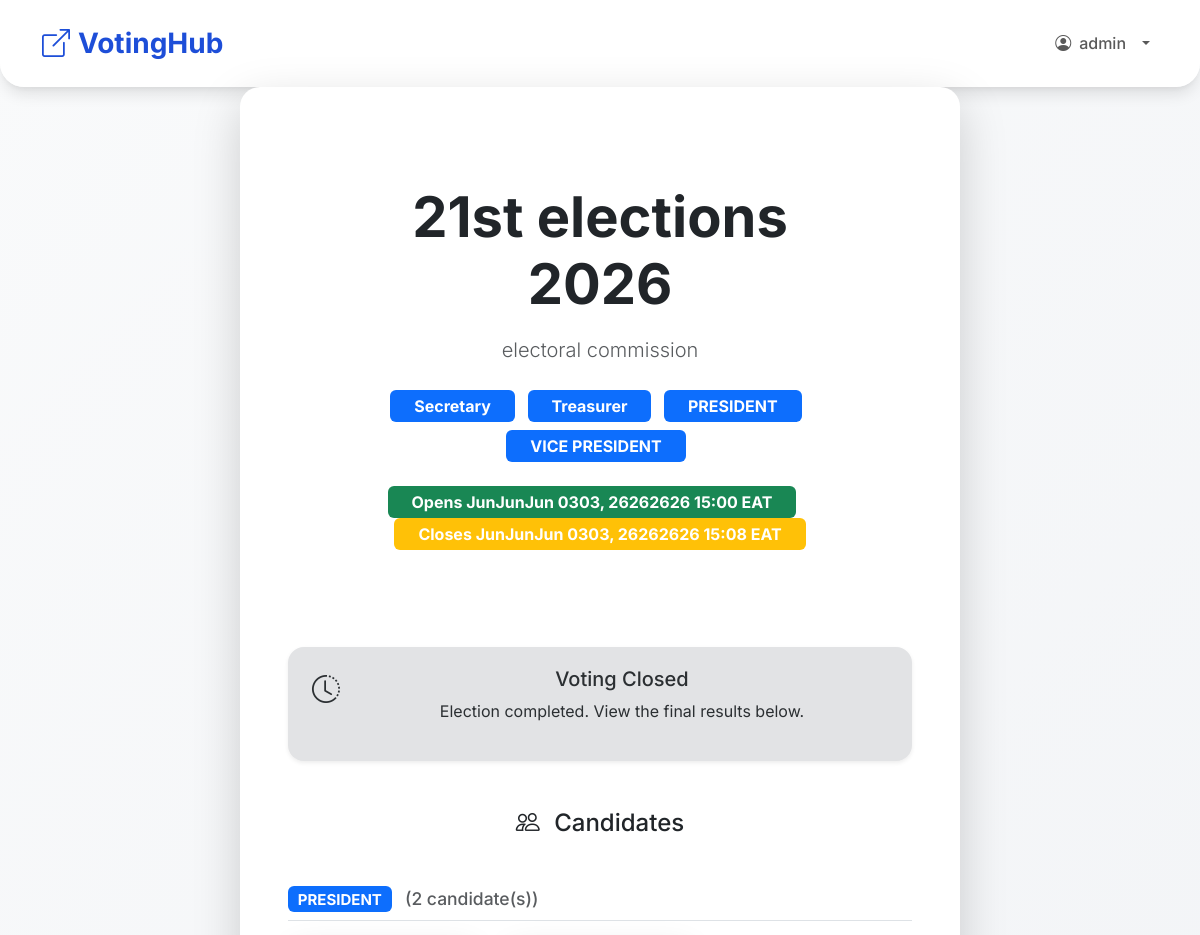
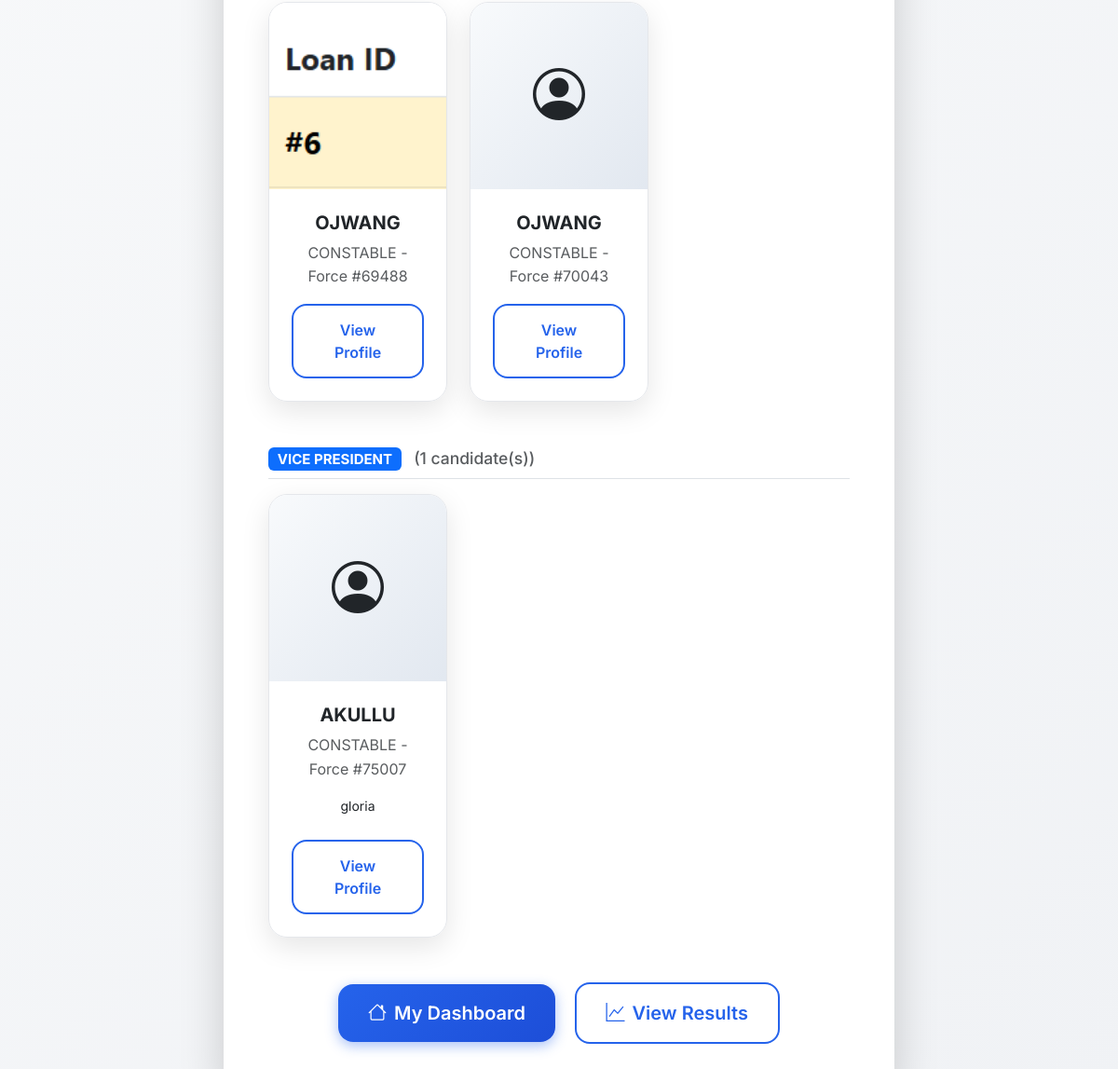
Screenshot of /polls/elections/2/ (signed in) with the database file from the repository (2 pictures, top to bottom).
### polls/models.py (models this page shows, shortened)
class PoliceUser(AbstractUser):
    force_number = models.CharField(
        max_length=50,
        unique=True,
        help_text="Force Number"
    )
    rank = models.CharField(
        max_length=50,
        choices=[
            ('PC', 'PC'),
            ('CPL', 'CPL'),
            ('SGT', 'SGT'),
            ('S/SGT', 'S/SGT'),
            ('HCM', 'HCM'),
            ('AIP', 'AIP'),
            ('IP', 'IP'),
            ('ASP', 'ASP'),
            ('SP', 'SP'),
            ('SSP', 'SSP'),
            ('ACP', 'ACP'),
            ('CP', 'CP'),
        ]
    )
    station = models.CharField(max_length=100)
    phone = models.CharField(max_length=15, blank=True)
    otp_code = models.CharField(max_length=6, blank=True, null=True)
    otp_expiry = models.DateTimeField(blank=True, null=True)
    is_active_voter = models.BooleanField(default=False)
    role = models.CharField(
        max_length=20,
        choices=[
            ('SUPER_ADMIN', 'Super Admin'),
            ('ADMIN', 'Election Admin'),
            ('VOTER', 'Voter'),
        ],
        default='VOTER'
    )
    must_change_password = models.BooleanField(default=True)

class Election(models.Model):
    title = models.CharField(max_length=200)
    description = models.TextField(blank=True)
    positions = models.ManyToManyField(Position, through='ElectionPosition', related_name='elections')
    start_time = models.DateTimeField()
    end_time = models.DateTimeField()
    eligible_ranks = models.CharField(max_length=500, blank=True, help_text="Comma-separated ranks")
    eligible_stations = models.CharField(max_length=500, blank=True, help_text="Comma-separated stations")
    created_by = models.ForeignKey(PoliceUser, on_delete=models.CASCADE, related_name='created_elections')
    logo = models.ImageField(upload_to='election_logos/', blank=True, null=True)
    def eligible_rank_values(self):
        if not self.eligible_ranks:
            return set()
        return self._split_eligible_values(self.eligible_ranks, upper=True)
    def eligible_station_values(self):
        if not self.eligible_stations:
            return set()
        return self._split_eligible_values(self.eligible_stations)
    def is_open(self):
        now = timezone.now()
        return self.start_time <= now <= self.end_time
    def is_voter_eligible(self, voter):
        voter_rank = (voter.rank or '').strip().upper()
        voter_station = (voter.station or '').strip().casefold()
        eligible_ranks = self.eligible_rank_values()
        if eligible_ranks and voter_rank not in eligible_ranks:
            return False
        eligible_stations = self.eligible_station_values()
        if eligible_stations and voter_station not in eligible_stations:
            return False
        return True
    class Meta:
        ordering = ['-start_time']

class Position(models.Model):
    name = models.CharField(max_length=100, unique=True)

class Candidate(models.Model):
    name = models.CharField(max_length=200)
    force_number = models.CharField(max_length=50)
    rank = models.CharField(
        max_length=50,
        choices=[
            ('PC', 'PC'),
            ('CPL', 'CPL'),
            ('SGT', 'SGT'),
            ('S/SGT', 'S/SGT'),
            ('HCM', 'HCM'),
            ('AIP', 'AIP'),
            ('IP', 'IP'),
            ('ASP', 'ASP'),
            ('SP', 'SP'),
            ('ACP', 'ACP'),
            ('CP', 'CP'),
        ]
    )
    photo = models.ImageField(upload_to='candidates/', blank=True, null=True)
    biography = models.TextField(blank=True, help_text="Short manifesto")
    position = models.ForeignKey(Position, on_delete=models.CASCADE)
    election = models.ForeignKey(Election, on_delete=models.CASCADE, related_name='candidates')
    created_by = models.ForeignKey(PoliceUser, on_delete=models.CASCADE)
    class Meta:
        unique_together = ('election', 'force_number')
        ordering = ['position', 'name']

### polls/views.py (the view)
# urls.py: path('elections/<int:election_id>/', views.detail, name='detail'),
@login_required
def detail(request, election_id):
    election = get_object_or_404(Election.objects.prefetch_related('positions'), pk=election_id)
    candidates = election.candidates.annotate(vote_count=Count('vote'))
    is_registered = ElectionRegistration.objects.filter(voter=request.user, election=election).exists()
    is_eligible = election.is_voter_eligible(request.user)
    positions_with_candidates = {}
    for candidate in candidates:
        pos = candidate.position
        if pos not in positions_with_candidates:
            positions_with_candidates[pos] = []
        positions_with_candidates[pos].append(candidate)
    user_votes = Vote.objects.filter(voter=request.user, election=election).select_related('position', 'candidate')
    voted_position_ids = set(vote.position_id for vote in user_votes)
    has_voted = len(voted_position_ids) > 0
    context = {
        'election': election,
        'positions_with_candidates': positions_with_candidates,
        'user_votes': user_votes,
        'voted_position_ids': voted_position_ids,
        'has_voted': has_voted,
        'is_registered': is_registered,
        'is_eligible': is_eligible,
        'now': timezone.now(),
    }
    return render(request, 'polls/detail.html', context)

### templates/polls/detail.html (shortened to what this page needs)
{% extends 'base.html' %}
{% block content %}
<div class="container">
    <div class="row justify-content-center">
        <div class="col-lg-8">
            <div class="card shadow-lg border-0 mb-5">
                <div class="card-body p-5 text-center">
<div class="election-hero mb-5">
                        <h1 class="display-4 fw-bold mb-3">{{ election.title }}</h1>
                        {% if election.description %}
                            <p class="lead text-muted mb-4">{{ election.description }}</p>
                        {% endif %}
                        <div class="election-meta">
                            {% for pos in election.positions.all %}
                                <span class="badge bg-primary fs-6 px-4 py-2 me-2 mb-2">{{ pos.name }}</span>
                            {% endfor %}
                        </div>
                        <div class="mt-3">
                            <span class="badge bg-success fs-6 px-4 py-2 me-3">
                                Opens {{ election.start_time|date:"MMM dd, yyyy H:i" }} EAT
                            </span>
                            <span class="badge bg-warning fs-6 px-4 py-2">
                                Closes {{ election.end_time|date:"MMM dd, yyyy H:i" }} EAT
                            </span>
                        </div>
                    </div>
                    {% if not user.is_authenticated %}
                        <div class="alert alert-info border-0 shadow-sm">
                            <i class="bi bi-shield-lock fs-3 me-3 float-start"></i>
                            <div>
                                <h5>Login Required</h5>
                                <p>Participate in this election by logging in with your police credentials.</p>
                                <a href="{% url 'polls:login' %}" class="btn btn-primary btn-lg mt-3">
                                    <i class="bi bi-box-arrow-in-right"></i> Login to Vote
                                </a>
                            </div>
                        </div>
                    {% else %}
                        <div class="alert alert-secondary border-0 shadow-sm">
                            <i class="bi bi-clock-history fs-3 me-3 float-start"></i>
                            <div>
                                <h5>Voting Closed</h5>
                                <p>Election completed. View the final results below.</p>
                            </div>
                        </div>
                    {% endif %}
                    {% if positions_with_candidates %}
                        <div class="candidates-section mt-5">
                            <h4 class="text-center mb-5">
                                <i class="bi bi-people me-2"></i>
                                Candidates
                            </h4>
                            {% for position, candidates in positions_with_candidates.items %}
                                <div class="mb-5">
                                    <h5 class="text-start mb-3 border-bottom pb-2">
                                        <span class="badge bg-primary">{{ position.name }}</span>
                                        <span class="text-muted small ms-2">({{ candidates|length }} candidate(s))</span>
                                    </h5>
                                    <div class="row g-4">
                                        {% for candidate in candidates %}
                                            <div class="col-md-6 col-lg-4">
                                                <div class="candidate-card h-100">
                                                    {% if candidate.photo %}
                                                        <img src="{{ candidate.photo.url }}" alt="{{ candidate.name }}" class="candidate-photo">
                                                    {% else %}
                                                        <div class="candidate-placeholder">
                                                            <i class="bi bi-person-circle display-4"></i>
                                                        </div>
                                                    {% endif %}
                                                    <div class="p-4">
                                                        <h5 class="fw-bold mb-2">{{ candidate.name }}</h5>
                                                        <p class="text-muted mb-3">{{ candidate.rank }} - Force #{{ candidate.force_number }}</p>
                                                        {% if candidate.biography %}
                                                            <p class="small mb-4">{{ candidate.biography|truncatewords:25 }}</p>
                                                        {% endif %}
                                                        <a href="{% url 'polls:view_candidate' candidate.id %}" class="btn btn-outline-primary w-100">
                                                            View Profile
                                                        </a>
                                                    </div>
                                                </div>
                                            </div>
                                        {% endfor %}
                                    </div>
                                </div>
                            {% endfor %}
                        </div>
                    {% endif %}
                    <div class="text-center mt-6">
                        {% if user.is_authenticated %}
                            <a href="{% url 'polls:dashboard' %}" class="btn btn-primary btn-lg px-6 py-3 me-3">
                                <i class="bi bi-house"></i> My Dashboard
                            </a>
                        {% endif %}
                        <a href="{% url 'polls:results' election.id %}" class="btn btn-outline-primary btn-lg px-6 py-3">
                            <i class="bi bi-graph-up"></i> View Results
                        </a>
                    </div>
                </div>
            </div>
        </div>
    </div>
</div>
{% endblock %}

### templates/base.html (shortened to what this page needs)
<!DOCTYPE html>
<html lang="en">
<head>
    <link href="https://cdn.jsdelivr.net/npm/bootstrap@5.3.3/dist/css/bootstrap.min.css" rel="stylesheet">
    {% load static %}
    <link href="https://cdn.jsdelivr.net/npm/bootstrap-icons@1.11.3/font/bootstrap-icons.css" rel="stylesheet">
    <link rel="stylesheet" href="{% static 'polls/css/modern.css' %}">
</head>
<body class="{% block body_class %}{% endblock %}">
    <nav class="navbar navbar-expand-lg py-3">
        <div class="container">
            <a class="navbar-brand fw-bold" href="{% url 'polls:dashboard' %}">
                <i class="bi bi-box-arrow-up-right me-2"></i>VotingHub
            </a>
            <div class="collapse navbar-collapse" id="navbarNav">
                <ul class="navbar-nav ms-auto align-items-lg-center">
                    {% if user.is_authenticated %}
                        <li class="nav-item dropdown">
                            <a class="nav-link dropdown-toggle d-flex align-items-center gap-2" href="#" role="button" data-bs-toggle="dropdown" aria-expanded="false">
                                <i class="bi bi-person-circle"></i> <span>{{ user.username }}</span>
                            </a>
                        </li>
                    {% else %}
                        <li class="nav-item">
                            <a class="nav-link" href="{% url 'polls:login' %}"><i class="bi bi-box-arrow-in-right me-1"></i> Login</a>
                        </li>
                    {% endif %}
                </ul>
            </div>
        </div>
    </nav>
    <div class="container">
        {% block content %}
        {% endblock %}
    </div>
</body>
</html>

### static/polls/css/modern.css (style rules this page uses)
:root { --primary: #2563eb; --primary-dark: #1d4ed8; --success: #10b981; --success-dark: #059669; --danger: #ef4444; --warning: #f59e0b; --dark: #1f2937; --light: #f9fafb; --border: #e5e7eb; --shadow: 0 10px 15px -3px rgba(0,0,0,0.1), 0 4px 6px -2px rgba(0,0,0,0.05); --shadow-lg: 0 25px 50px -12px rgba(0,0,0,0.25); }
* { margin: 0; padding: 0; box-sizing: border-box; }
body { font-family: 'Inter', -apple-system, BlinkMacSystemFont, sans-serif; line-height: 1.6; color: var(--dark); background: linear-gradient(135deg, var(--light) 0%, #f0f2f5 100%); min-height: 100vh; }
.navbar { background: rgba(255, 255, 255, 0.98); backdrop-filter: blur(20px); box-shadow: var(--shadow); border-radius: 0 0 24px 24px; padding: 1rem 0; }
.navbar-brand { font-weight: 800; font-size: 1.75rem; color: var(--primary-dark) !important; }
.card { background: white; border-radius: 20px; box-shadow: var(--shadow); border: none; overflow: hidden; transition: all 0.3s cubic-bezier(0.4, 0, 0.2, 1); }
.btn { border-radius: 16px; padding: 0.875rem 2rem; font-weight: 600; border: none; transition: all 0.3s cubic-bezier(0.4, 0, 0.2, 1); text-decoration: none; display: inline-flex; align-items: center; gap: 0.5rem; position: relative; overflow: hidden; }
.btn::before { content: ''; position: absolute; top: 0; left: -100%; width: 100%; height: 100%; background: linear-gradient(90deg, transparent, rgba(255,255,255,0.3), transparent); transition: left 0.5s; }
.btn-primary { background: linear-gradient(135deg, var(--primary) 0%, var(--primary-dark) 100%); color: white; box-shadow: 0 4px 14px 0 rgba(37, 99, 235, 0.4); }
.btn-outline-primary { color: var(--primary); border: 2px solid var(--primary); background: transparent; }
.alert { border-radius: 16px; border: none; padding: 1.25rem 1.5rem; box-shadow: var(--shadow); }
.election-card, .candidate-card { transition: all 0.3s cubic-bezier(0.4, 0, 0.2, 1); }
.candidate-photo, .candidate-placeholder { height: 220px; object-fit: cover; transition: transform 0.3s ease; }
.candidate-placeholder { background: linear-gradient(135deg, #f1f5f9, #e2e8f0); display: flex; align-items: center; justify-content: center; }
.navbar-nav .nav-link { white-space: nowrap; font-weight: 500; }
.navbar-nav .dropdown-toggle::after { vertical-align: middle; margin-left: 0.5rem; }
.card { animation: fadeInUp 0.6s ease forwards; }

### templates/polls/detail.html (style rules this page uses)
.election-hero { background: rgba(255,255,255,0.1); backdrop-filter: blur(20px); padding: 3rem; border-radius: 24px; border: 1px solid rgba(255,255,255,0.2); }
.candidate-card { border-radius: 20px; overflow: hidden; box-shadow: 0 10px 30px rgba(0,0,0,0.1); transition: all 0.3s ease; border: 1px solid #e5e7eb; }
.candidate-photo, .candidate-placeholder { height: 200px; object-fit: cover; }
.candidate-placeholder { background: linear-gradient(135deg, #f8fafc, #e2e8f0); display: flex; align-items: center; justify-content: center; }
.election-meta .badge { font-size: 1rem; padding: 0.75rem 1.5rem; }

### rows the page displays
PoliceUser: username "admin"
Election: title "21st elections 2026", description "electoral commission", start_time "JunJunJun 0303, 26262626 15:00", end_time "JunJunJun 0303, 26262626 15:08"
Position: name "Secretary"
Position: name "Treasurer"
Position: name "PRESIDENT", candidates "2"
Position: name "VICE PRESIDENT", candidates "1"
Candidate: photo (picture), name "OJWANG", rank "CONSTABLE", force_number "69488"
Candidate: name "OJWANG", rank "CONSTABLE", force_number "70043"
Candidate: name "AKULLU", rank "CONSTABLE", force_number "75007", biography "gloria"
